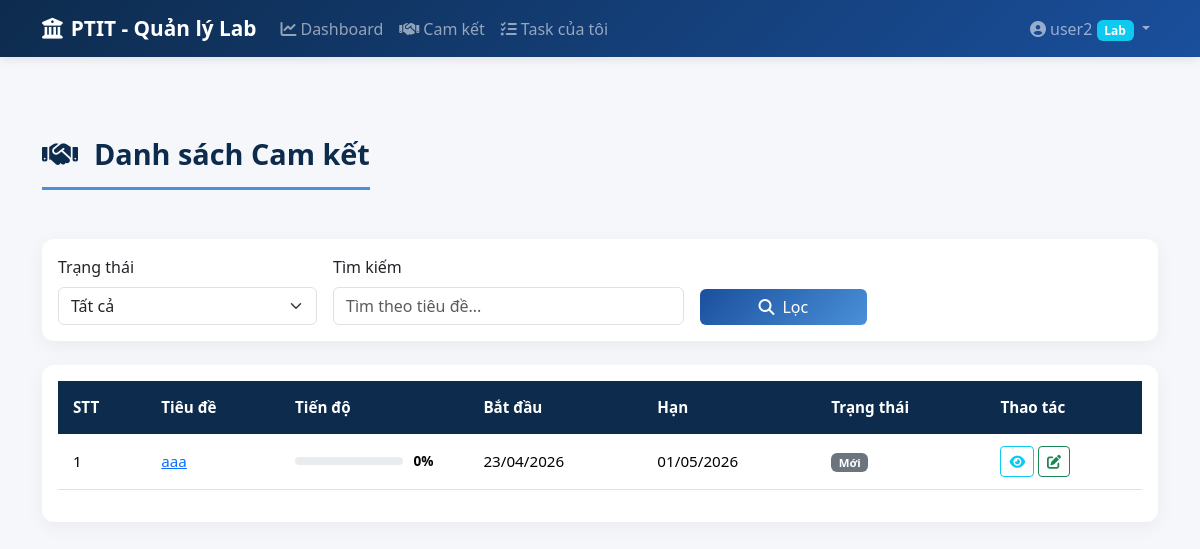
The page /commitments (signed in) on the database as committed earlier.
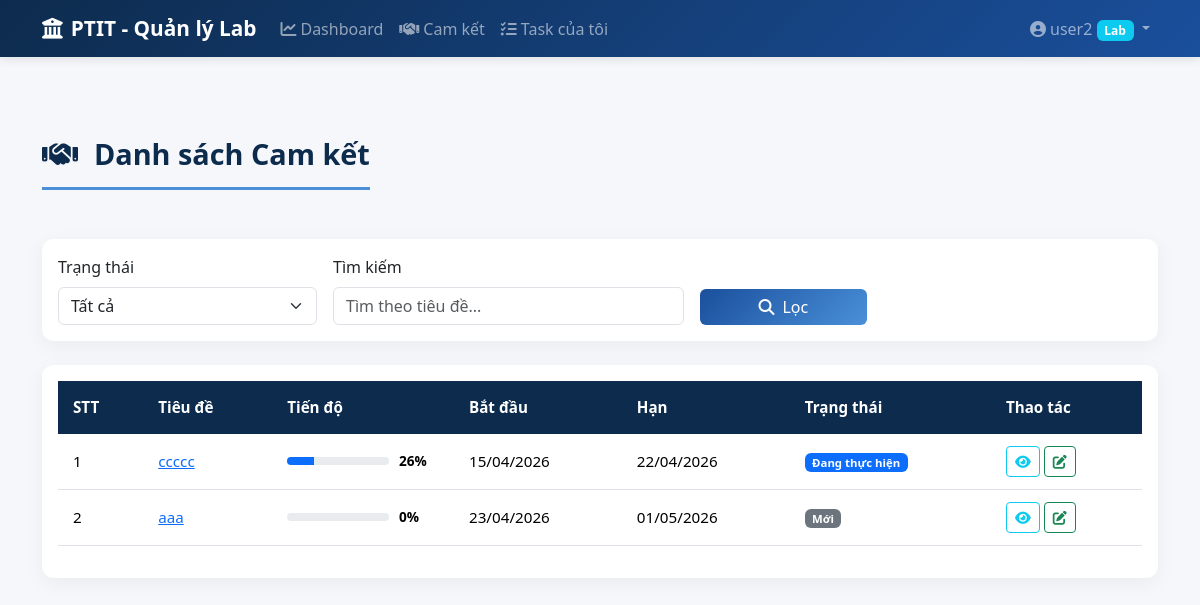
The same page on the database as committed later.
### app/models.py (models this page shows, shortened)
class Commitment(db.Model):
    __tablename__ = 'commitments'
    id = db.Column(db.Integer, primary_key=True)
    title = db.Column(db.String(200), nullable=False)
    description = db.Column(db.Text)
    lab_id = db.Column(db.Integer, db.ForeignKey('labs.id'), nullable=False)
    assigned_to = db.Column(db.Integer, db.ForeignKey('users.id'), nullable=True)  # User được giao
    start_date = db.Column(db.Date, nullable=False)
    deadline = db.Column(db.Date, nullable=False)
    progress = db.Column(db.Integer, default=0)  # 0-100
    status = db.Column(db.String(20), default='Mới')  # Mới, Đang thực hiện, Hoàn thành, Quá hạn
    created_by = db.Column(db.Integer, db.ForeignKey('users.id'))
    created_at = db.Column(db.DateTime, default=datetime.utcnow)
    updated_at = db.Column(db.DateTime, default=datetime.utcnow, onupdate=datetime.utcnow)
    creator = db.relationship('User', foreign_keys=[created_by], backref='commitments_created')
    assignee = db.relationship('User', foreign_keys=[assigned_to], backref='tasks_assigned')
    progress_updates = db.relationship('ProgressUpdate', backref='commitment', lazy=True, cascade='all, delete-orphan')

### app/routes/commitments.py (the view)
@bp.route('/commitments')
@login_required
def commitments_list():
    query = Commitment.query
    if not current_user.is_admin():
        query = query.filter_by(lab_id=current_user.lab_id)
    lab_filter = request.args.get('lab_id')
    status_filter = request.args.get('status')
    search = request.args.get('search')
    if lab_filter:
        query = query.filter_by(lab_id=int(lab_filter))
    if status_filter:
        query = query.filter_by(status=status_filter)
    if search:
        query = query.filter(Commitment.title.contains(search))
    commitments = query.order_by(Commitment.deadline.asc()).all()
    labs = Lab.query.all()
    return render_template('commitments/list.html', commitments=commitments, labs=labs)

### app/models.py (called while the page is built)
    def is_admin(self):
        return self.role == 'admin'

### templates/commitments/list.html (shortened to what the changed rows need)
{% extends "base.html" %}
{% block content %}
<div class="d-flex justify-content-between align-items-center mb-4">
    <h1 class="page-title">
        <i class="fas fa-handshake me-3"></i>Danh sách Cam kết
    </h1>
</div>
<div class="card">
    <div class="card-body">
        <div class="table-responsive">
            <table class="table table-hover">
                <thead>
                    <tr>
                        <th>STT</th>
                        <th>Tiêu đề</th>
                        <th>Tiến độ</th>
                        <th>Bắt đầu</th>
                        <th>Hạn</th>
                        <th>Trạng thái</th>
                        <th>Thao tác</th>
                    </tr>
                </thead>
                <tbody>
                    {% for commit in commitments %}
                    <tr>
                        <td>{{ loop.index }}</td>
                        <td>
                            <a href="{{ url_for('commitments.commitments_detail', commitment_id=commit.id) }}">
                                {{ commit.title }}
                            </a>
                        </td>
                        <td style="min-width: 120px;">
                            <div class="progress-wrapper">
                                <div class="progress">
                                    <div class="progress-bar bg-{{ 'success' if commit.progress >= 100 else 'primary' }}"
                                         style="width: {{ commit.progress }}%">
                                    </div>
                                </div>
                                <span class="progress-text">{{ commit.progress }}%</span>
                            </div>
                        </td>
                        <td>{{ commit.start_date.strftime('%d/%m/%Y') }}</td>
                        <td>{{ commit.deadline.strftime('%d/%m/%Y') }}</td>
                        <td>
                            {% if commit.status == 'Hoàn thành' %}
                            <span class="badge bg-success">{{ commit.status }}</span>
                            {% elif commit.status == 'Quá hạn' %}
                            <span class="badge bg-danger">{{ commit.status }}</span>
                            {% elif commit.status == 'Đang thực hiện' %}
                            <span class="badge bg-primary">{{ commit.status }}</span>
                            {% else %}
                            <span class="badge bg-secondary">{{ commit.status }}</span>
                            {% endif %}
                        </td>
                        <td>
                            <a href="{{ url_for('commitments.commitments_detail', commitment_id=commit.id) }}"
                               class="btn btn-sm btn-outline-info">
                                <i class="fas fa-eye"></i>
                            </a>
                            <a href="{{ url_for('commitments.progress_update', commitment_id=commit.id) }}"
                               class="btn btn-sm btn-outline-success">
                                <i class="fas fa-edit"></i>
                            </a>
                        </td>
                    </tr>
                    {% endfor %}
                </tbody>
            </table>
        </div>
    </div>
</div>
{% endblock %}

Rows that differ between the two databases and show on the page:
added Commitment: title "ccccc", progress "26", start_date "15/04/2026", deadline "22/04/2026", status "Đang thực hiện"
